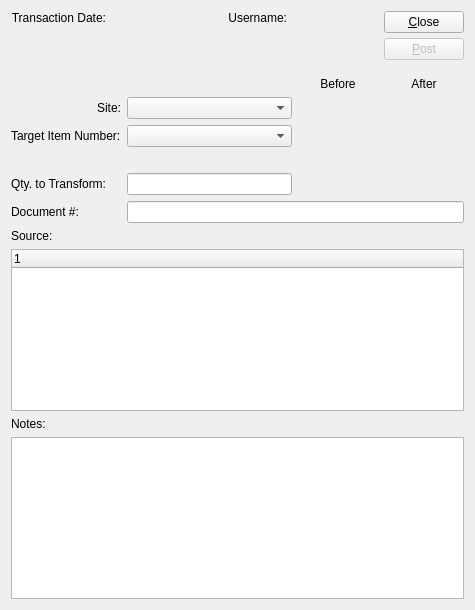
<?xml version="1.0" encoding="UTF-8"?>
<ui version="4.0">
 <comment>This file is part of the xTuple ERP: PostBooks Edition, a free and
open source Enterprise Resource Planning software suite,
Copyright (c) 1999-2018 by OpenMFG LLC, d/b/a xTuple.
It is licensed to you under the Common Public Attribution License
version 1.0, the full text of which (including xTuple-specific Exhibits)
is available at www.xtuple.com/CPAL.  By using this software, you agree
to be bound by its terms.</comment>
 <class>transformTrans</class>
 <widget class="QWidget" name="transformTrans">
  <property name="geometry">
   <rect>
    <x>0</x>
    <y>0</y>
    <width>475</width>
    <height>610</height>
   </rect>
  </property>
  <property name="windowTitle">
   <string>Transform Transaction</string>
  </property>
  <layout class="QVBoxLayout">
   <item>
    <layout class="QHBoxLayout">
     <item>
      <layout class="QVBoxLayout">
       <item>
        <layout class="QHBoxLayout">
         <item>
          <widget class="XLabel" name="_transDateLit">
           <property name="text">
            <string>Transaction Date:</string>
           </property>
           <property name="alignment">
            <set>Qt::AlignRight|Qt::AlignTrailing|Qt::AlignVCenter</set>
           </property>
           <property name="buddy">
            <cstring>_transDate</cstring>
           </property>
          </widget>
         </item>
         <item>
          <widget class="DLineEdit" name="_transDate"/>
         </item>
         <item>
          <widget class="XLabel" name="_usernameLit">
           <property name="text">
            <string>Username:</string>
           </property>
           <property name="alignment">
            <set>Qt::AlignRight|Qt::AlignTrailing|Qt::AlignVCenter</set>
           </property>
           <property name="buddy">
            <cstring>_username</cstring>
           </property>
          </widget>
         </item>
         <item>
          <widget class="XLabel" name="_username">
           <property name="text">
            <string/>
           </property>
          </widget>
         </item>
        </layout>
       </item>
       <item>
        <layout class="QHBoxLayout">
         <item>
          <widget class="ItemCluster" name="_item"/>
         </item>
         <item>
          <spacer>
           <property name="orientation">
            <enum>Qt::Horizontal</enum>
           </property>
           <property name="sizeType">
            <enum>QSizePolicy::Expanding</enum>
           </property>
           <property name="sizeHint" stdset="0">
            <size>
             <width>20</width>
             <height>40</height>
            </size>
           </property>
          </spacer>
         </item>
        </layout>
       </item>
      </layout>
     </item>
     <item>
      <layout class="QVBoxLayout">
       <property name="spacing">
        <number>0</number>
       </property>
       <item>
        <layout class="QVBoxLayout">
         <property name="spacing">
          <number>5</number>
         </property>
         <item>
          <widget class="QPushButton" name="_close">
           <property name="text">
            <string>&amp;Close</string>
           </property>
          </widget>
         </item>
         <item>
          <widget class="QPushButton" name="_post">
           <property name="enabled">
            <bool>false</bool>
           </property>
           <property name="text">
            <string>&amp;Post</string>
           </property>
           <property name="autoDefault">
            <bool>true</bool>
           </property>
           <property name="default">
            <bool>true</bool>
           </property>
          </widget>
         </item>
        </layout>
       </item>
       <item>
        <spacer>
         <property name="orientation">
          <enum>Qt::Vertical</enum>
         </property>
         <property name="sizeType">
          <enum>QSizePolicy::Expanding</enum>
         </property>
         <property name="sizeHint" stdset="0">
          <size>
           <width>10</width>
           <height>0</height>
          </size>
         </property>
        </spacer>
       </item>
      </layout>
     </item>
    </layout>
   </item>
   <item>
    <layout class="QGridLayout">
     <item row="0" column="0">
      <spacer>
       <property name="orientation">
        <enum>Qt::Vertical</enum>
       </property>
       <property name="sizeHint" stdset="0">
        <size>
         <width>20</width>
         <height>40</height>
        </size>
       </property>
      </spacer>
     </item>
     <item row="1" column="0">
      <widget class="XLabel" name="_warehouseLit">
       <property name="text">
        <string>Site:</string>
       </property>
       <property name="alignment">
        <set>Qt::AlignRight|Qt::AlignTrailing|Qt::AlignVCenter</set>
       </property>
      </widget>
     </item>
     <item row="1" column="1">
      <widget class="WComboBox" name="_warehouse"/>
     </item>
     <item row="1" column="2">
      <widget class="XLabel" name="_fromBeforeQty">
       <property name="minimumSize">
        <size>
         <width>80</width>
         <height>0</height>
        </size>
       </property>
       <property name="text">
        <string/>
       </property>
       <property name="alignment">
        <set>Qt::AlignRight|Qt::AlignTrailing|Qt::AlignVCenter</set>
       </property>
      </widget>
     </item>
     <item row="1" column="3">
      <widget class="XLabel" name="_fromAfterQty">
       <property name="minimumSize">
        <size>
         <width>80</width>
         <height>0</height>
        </size>
       </property>
       <property name="text">
        <string/>
       </property>
       <property name="alignment">
        <set>Qt::AlignRight|Qt::AlignTrailing|Qt::AlignVCenter</set>
       </property>
      </widget>
     </item>
     <item row="0" column="2">
      <widget class="XLabel" name="_beforeLit">
       <property name="text">
        <string>Before</string>
       </property>
       <property name="alignment">
        <set>Qt::AlignCenter</set>
       </property>
      </widget>
     </item>
     <item row="0" column="3">
      <widget class="XLabel" name="_afterLit">
       <property name="text">
        <string>After</string>
       </property>
       <property name="alignment">
        <set>Qt::AlignCenter</set>
       </property>
      </widget>
     </item>
     <item row="2" column="0">
      <widget class="XLabel" name="_targetLit">
       <property name="text">
        <string>Target Item Number:</string>
       </property>
      </widget>
     </item>
     <item row="2" column="1">
      <widget class="XComboBox" name="_target">
       <property name="sizePolicy">
        <sizepolicy hsizetype="Expanding" vsizetype="Fixed">
         <horstretch>0</horstretch>
         <verstretch>0</verstretch>
        </sizepolicy>
       </property>
      </widget>
     </item>
     <item row="4" column="0">
      <widget class="XLabel" name="_qtyLit">
       <property name="text">
        <string>Qty. to Transform:</string>
       </property>
      </widget>
     </item>
     <item row="4" column="1">
      <widget class="XLineEdit" name="_qty"/>
     </item>
     <item row="5" column="0">
      <widget class="XLabel" name="_documentNumLit">
       <property name="text">
        <string>Document #:</string>
       </property>
       <property name="buddy">
        <cstring>_documentNum</cstring>
       </property>
      </widget>
     </item>
     <item row="5" column="1" colspan="3">
      <widget class="QLineEdit" name="_documentNum"/>
     </item>
     <item row="2" column="2">
      <widget class="XLabel" name="_toBeforeQty">
       <property name="text">
        <string/>
       </property>
       <property name="alignment">
        <set>Qt::AlignRight|Qt::AlignTrailing|Qt::AlignVCenter</set>
       </property>
      </widget>
     </item>
     <item row="2" column="3">
      <widget class="XLabel" name="_toAfterQty">
       <property name="text">
        <string/>
       </property>
       <property name="alignment">
        <set>Qt::AlignRight|Qt::AlignTrailing|Qt::AlignVCenter</set>
       </property>
      </widget>
     </item>
     <item row="3" column="1">
      <widget class="XLabel" name="_descrip1">
       <property name="text">
        <string/>
       </property>
      </widget>
     </item>
     <item row="3" column="2" colspan="2">
      <widget class="XLabel" name="_descrip2">
       <property name="text">
        <string/>
       </property>
      </widget>
     </item>
    </layout>
   </item>
   <item>
    <layout class="QVBoxLayout">
     <item>
      <widget class="XLabel" name="_sourceLit">
       <property name="text">
        <string>Source:</string>
       </property>
      </widget>
     </item>
     <item>
      <widget class="XTreeWidget" name="_source">
       <property name="sizePolicy">
        <sizepolicy hsizetype="Expanding" vsizetype="Expanding">
         <horstretch>0</horstretch>
         <verstretch>0</verstretch>
        </sizepolicy>
       </property>
       <property name="minimumSize">
        <size>
         <width>300</width>
         <height>100</height>
        </size>
       </property>
      </widget>
     </item>
    </layout>
   </item>
   <item>
    <layout class="QVBoxLayout">
     <item>
      <widget class="XLabel" name="_notesLit">
       <property name="text">
        <string>Notes:</string>
       </property>
      </widget>
     </item>
     <item>
      <widget class="XTextEdit" name="_notes"/>
     </item>
    </layout>
   </item>
  </layout>
 </widget>
 <layoutdefault spacing="6" margin="11"/>
 <customwidgets>
  <customwidget>
   <class>DLineEdit</class>
   <extends>QWidget</extends>
   <header>datecluster.h</header>
   <container>1</container>
  </customwidget>
  <customwidget>
   <class>ItemCluster</class>
   <extends>QWidget</extends>
   <header>itemcluster.h</header>
   <container>1</container>
  </customwidget>
  <customwidget>
   <class>WComboBox</class>
   <extends>XComboBox</extends>
   <header>wcombobox.h</header>
  </customwidget>
  <customwidget>
   <class>XComboBox</class>
   <extends>QComboBox</extends>
   <header>xcombobox.h</header>
  </customwidget>
  <customwidget>
   <class>XLabel</class>
   <extends>QLabel</extends>
   <header>xlabel.h</header>
  </customwidget>
  <customwidget>
   <class>XLineEdit</class>
   <extends>QLineEdit</extends>
   <header>xlineedit.h</header>
   <container>1</container>
  </customwidget>
  <customwidget>
   <class>XTreeWidget</class>
   <extends>QTreeWidget</extends>
   <header>xtreewidget.h</header>
   <container>1</container>
  </customwidget>
  <customwidget>
   <class>XTextEdit</class>
   <extends>QTextEdit</extends>
   <header>xtextedit.h</header>
  </customwidget>
 </customwidgets>
 <tabstops>
  <tabstop>_transDate</tabstop>
  <tabstop>_item</tabstop>
  <tabstop>_warehouse</tabstop>
  <tabstop>_target</tabstop>
  <tabstop>_qty</tabstop>
  <tabstop>_documentNum</tabstop>
  <tabstop>_source</tabstop>
  <tabstop>_notes</tabstop>
  <tabstop>_post</tabstop>
  <tabstop>_close</tabstop>
 </tabstops>
 <includes>
  <include location="global">parameter.h</include>
  <include location="global">QStatusBar</include>
  <include location="global">QMessageBox</include>
 </includes>
 <resources/>
 <connections>
  <connection>
   <sender>_close</sender>
   <signal>clicked()</signal>
   <receiver>transformTrans</receiver>
   <slot>close()</slot>
   <hints>
    <hint type="sourcelabel">
     <x>20</x>
     <y>20</y>
    </hint>
    <hint type="destinationlabel">
     <x>20</x>
     <y>20</y>
    </hint>
   </hints>
  </connection>
  <connection>
   <sender>_item</sender>
   <signal>warehouseIdChanged(int)</signal>
   <receiver>_warehouse</receiver>
   <slot>setId(int)</slot>
   <hints>
    <hint type="sourcelabel">
     <x>20</x>
     <y>20</y>
    </hint>
    <hint type="destinationlabel">
     <x>20</x>
     <y>20</y>
    </hint>
   </hints>
  </connection>
  <connection>
   <sender>_item</sender>
   <signal>privateIdChanged(int)</signal>
   <receiver>_warehouse</receiver>
   <slot>findItemsites(int)</slot>
   <hints>
    <hint type="sourcelabel">
     <x>20</x>
     <y>20</y>
    </hint>
    <hint type="destinationlabel">
     <x>20</x>
     <y>20</y>
    </hint>
   </hints>
  </connection>
 </connections>
</ui>
